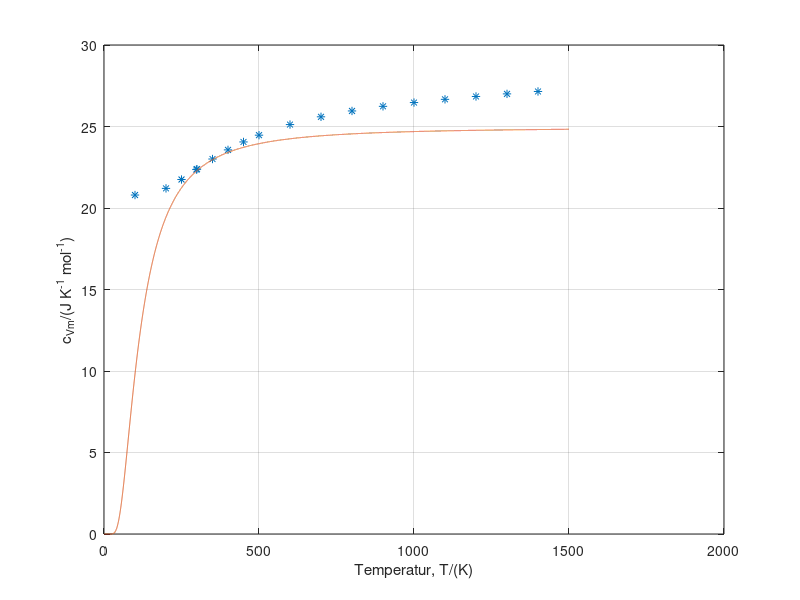

This figure's MATLAB source:
T = [100 200 250 298 300 350 400 450 500 600 700 800 900 1000 1100 1200 1300 1400];
C = [29.114 29.685 30.447 31.302 31.336 32.207 32.992 33.674 34.255 35.166 35.832 36.336 36.732 37.057 37.334 37.579 37.802 38.008];

for i=1:length(C)
   C(i) = C(i)*5/7;
    
end

thetaE = 350;
Tkont = 0:0.1:1500;
c = (3.*8.314.*(thetaE./Tkont).^2).*((exp(thetaE./Tkont))./(exp(thetaE./Tkont)-1).^2);

plot(T, C, '*', Tkont, c);
xlabel('Temperatur, T/(K)');
ylabel('c_{Vm}/(J K^{-1} mol^{-1})');
grid on;